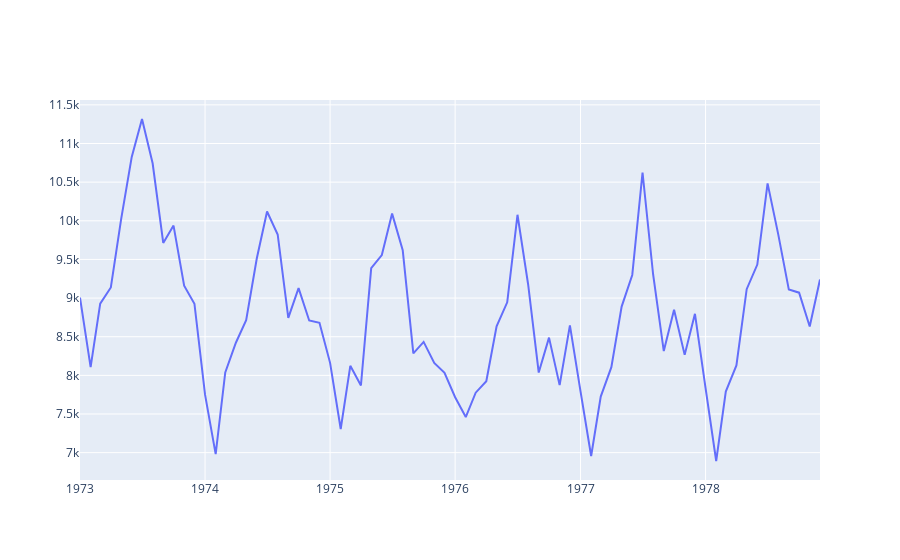

The notebook cell this image was saved under:
### Markdown cell above
Визуализируем датасет

### Code cell
plotly_df(dataset)
